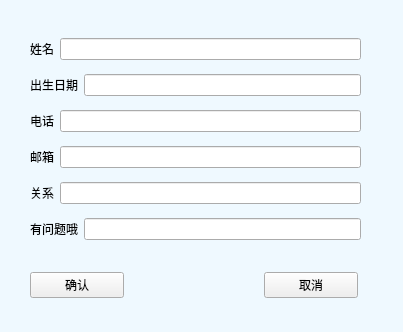
<?xml version="1.0" encoding="UTF-8"?>
<ui version="4.0">
 <class>amendData_1</class>
 <widget class="QWidget" name="amendData_1">
  <property name="geometry">
   <rect>
    <x>0</x>
    <y>0</y>
    <width>403</width>
    <height>332</height>
   </rect>
  </property>
  <property name="minimumSize">
   <size>
    <width>403</width>
    <height>332</height>
   </size>
  </property>
  <property name="maximumSize">
   <size>
    <width>403</width>
    <height>332</height>
   </size>
  </property>
  <property name="windowTitle">
   <string>更新信息</string>
  </property>
  <property name="styleSheet">
   <string notr="true">#amendData_1 { background:rgb(239, 249, 255); }</string>
  </property>
  <widget class="QWidget" name="layoutWidget">
   <property name="geometry">
    <rect>
     <x>30</x>
     <y>270</y>
     <width>328</width>
     <height>30</height>
    </rect>
   </property>
   <layout class="QHBoxLayout" name="horizontalLayout_4">
    <property name="spacing">
     <number>140</number>
    </property>
    <item>
     <widget class="QPushButton" name="confirmButton">
      <property name="text">
       <string>确认</string>
      </property>
     </widget>
    </item>
    <item>
     <widget class="QPushButton" name="cancelButton">
      <property name="text">
       <string>取消</string>
      </property>
     </widget>
    </item>
   </layout>
  </widget>
  <widget class="QWidget" name="layoutWidget">
   <property name="geometry">
    <rect>
     <x>30</x>
     <y>30</y>
     <width>331</width>
     <height>221</height>
    </rect>
   </property>
   <layout class="QVBoxLayout" name="verticalLayout">
    <item>
     <layout class="QHBoxLayout" name="horizontalLayout">
      <item>
       <widget class="QLabel" name="label">
        <property name="text">
         <string>姓名</string>
        </property>
       </widget>
      </item>
      <item>
       <widget class="QLineEdit" name="nameLineEdit">
        <property name="maxLength">
         <number>32767</number>
        </property>
       </widget>
      </item>
     </layout>
    </item>
    <item>
     <layout class="QHBoxLayout" name="horizontalLayout_2">
      <item>
       <widget class="QLabel" name="label_2">
        <property name="text">
         <string>出生日期</string>
        </property>
       </widget>
      </item>
      <item>
       <widget class="QLineEdit" name="birthLineEdit"/>
      </item>
     </layout>
    </item>
    <item>
     <layout class="QHBoxLayout" name="horizontalLayout_3">
      <item>
       <widget class="QLabel" name="label_3">
        <property name="text">
         <string>电话</string>
        </property>
       </widget>
      </item>
      <item>
       <widget class="QLineEdit" name="phoneLineEdit"/>
      </item>
     </layout>
    </item>
    <item>
     <layout class="QHBoxLayout" name="horizontalLayout_5">
      <item>
       <widget class="QLabel" name="label_4">
        <property name="text">
         <string>邮箱</string>
        </property>
       </widget>
      </item>
      <item>
       <widget class="QLineEdit" name="emailLineEdit"/>
      </item>
     </layout>
    </item>
    <item>
     <layout class="QHBoxLayout" name="horizontalLayout_6">
      <item>
       <widget class="QLabel" name="label_5">
        <property name="text">
         <string>关系</string>
        </property>
       </widget>
      </item>
      <item>
       <widget class="QLineEdit" name="typeLineEdit"/>
      </item>
     </layout>
    </item>
    <item>
     <layout class="QHBoxLayout" name="horizontalLayout_7">
      <item>
       <widget class="QLabel" name="fieldLabel">
        <property name="text">
         <string>有问题哦</string>
        </property>
       </widget>
      </item>
      <item>
       <widget class="QLineEdit" name="fieldLineEdit"/>
      </item>
     </layout>
    </item>
   </layout>
  </widget>
 </widget>
 <resources/>
 <connections/>
</ui>
